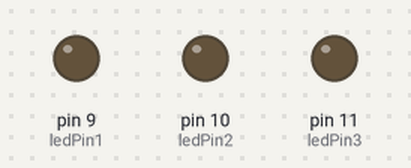
This sketch was run on a simulated Arduino Uno, built with avr-gcc and run on an emulated ATmega328P. Shown: output pins drawn as LEDs (lit = HIGH).

Above: at 0.2 s.
At 0.7 s:
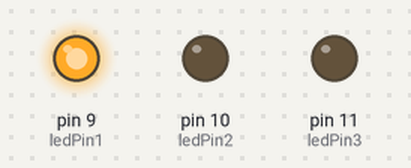
At 1.2 s:
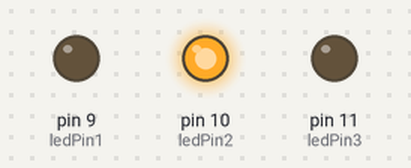
At 2.7 s:
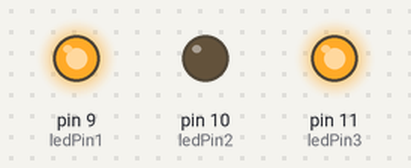
At 3.7 s:
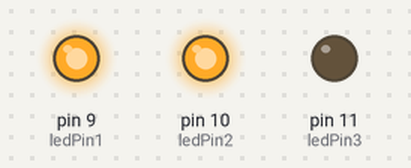
At 5.7 s:
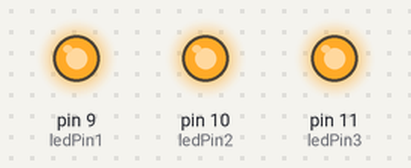
Timing chart, 0 to 6.9 s (numbered marks = the images above):
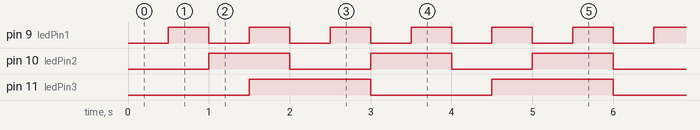

Measured:
- by itself, pin 9 (ledPin1): alternates HIGH for 0.50 s and LOW for 0.50 s
- by itself, pin 10 (ledPin2): alternates HIGH for 1.0 s and LOW for 1.0 s
- by itself, pin 11 (ledPin3): alternates HIGH for 1.5 s and LOW for 1.5 s

The sketch:

Question_1.ino
```cpp
// C++ code
//
const int ledPin1 = 9,ledPin2 = 10,ledPin3 = 11;

unsigned long ptime1 = 0, ptime2 = 0, ptime3 = 0;
const long interval1 = 500,interval2 = 1000,interval3 = 1500;

bool ledState1 = LOW,ledState2 = LOW,ledState3 = LOW;


void setup() {
  pinMode(ledPin1, OUTPUT);
  pinMode(ledPin2, OUTPUT);
  pinMode(ledPin3, OUTPUT);
}

void loop() {
  unsigned long ctime = millis();

  if (ctime - ptime1 >= interval1) {
    ptime1 = ctime;
    digitalWrite(ledPin1, ledState1= !ledState1);
  }
  if (ctime - ptime2 >= interval2) {
    ptime2 = ctime;
    digitalWrite(ledPin2, ledState2= !ledState2);
  }
  if (ctime - ptime3 >= interval3) {
    ptime3 = ctime;
    digitalWrite(ledPin3, ledState3= !ledState3);
  }
}
```
